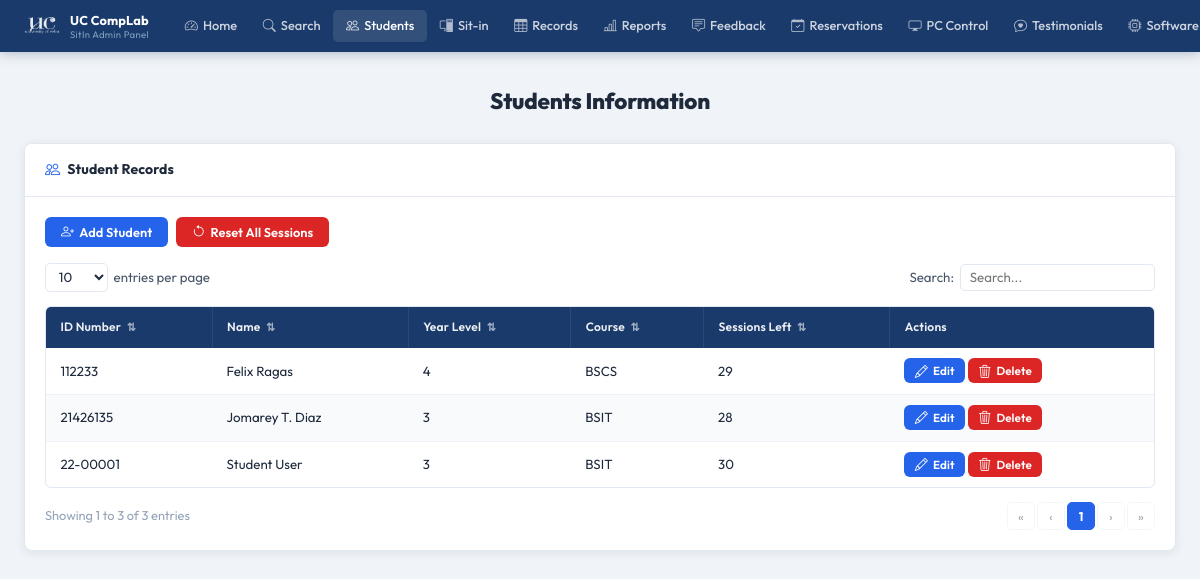
Before: /pages/admin/students.php (signed in) with the older database file.
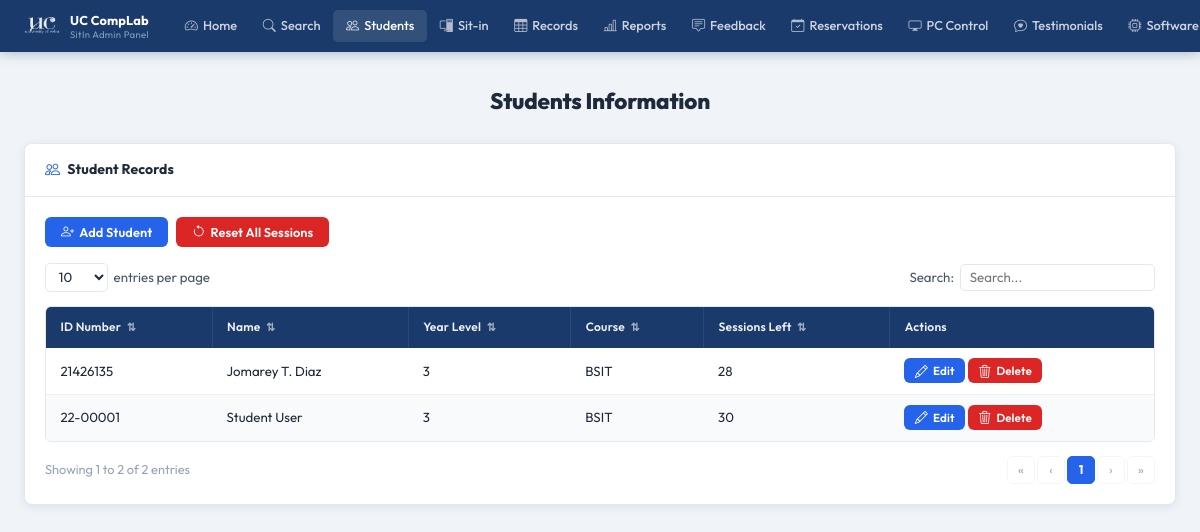
After: the same page with the newer database file.
### tables this page shows
CREATE TABLE users (
            id                 INTEGER PRIMARY KEY AUTOINCREMENT,
            first_name         TEXT    NOT NULL,
            last_name          TEXT    NOT NULL,
            middle_name        TEXT,
            student_id         TEXT    UNIQUE NOT NULL,
            course             TEXT    NOT NULL,
            course_level       INTEGER NOT NULL,
            email              TEXT    UNIQUE NOT NULL,
            address            TEXT    NOT NULL,
            password           TEXT    NOT NULL,
            remaining_sessions INTEGER DEFAULT 30,
            created_at         DATETIME DEFAULT CURRENT_TIMESTAMP
        , profile_picture TEXT, points INTEGER DEFAULT 0);

### pages/admin/students.php (the view, shortened to what this page needs)
<?php
$base = '../../';
$db = getDB();
$search = trim($_GET['q'] ?? '');
if ($search) {
    $s = $db->prepare("
        SELECT * FROM users
        WHERE first_name LIKE ? OR last_name LIKE ? OR student_id LIKE ? OR course LIKE ? OR email LIKE ?
        ORDER BY student_id ASC
    ");
    $s->execute(array_fill(0, 5, "%{$search}%"));
} else {
    $s = $db->query("SELECT * FROM users ORDER BY student_id ASC");
}
$students = $s->fetchAll();
?>
<!DOCTYPE html>
<html lang="en">
<head>
  <link rel="stylesheet" href="<?= $base ?>assets/css/admin.css"/>
  <link rel="stylesheet" href="https://cdn.jsdelivr.net/npm/bootstrap-icons@1.11.3/font/bootstrap-icons.css"/>
</head>
<body>
<?php require_once __DIR__ . '/../../includes/admin-navbar.php'; ?>
<div class="admin-page">
  <div class="admin-inner">
    <h1 class="a-page-title">Students Information</h1>
    <div class="a-card">
      <div class="a-card-header">
        <i class="bi bi-people"></i> Student Records
      </div>
      <div class="a-card-body">
        <div style="display:flex; gap:0.5rem; margin-bottom:1rem; flex-wrap:wrap;">
          <button class="a-btn a-btn-primary" data-open-modal="addStudentModal">
            <i class="bi bi-person-plus"></i> Add Student
          </button>
          <form method="POST" style="display:inline;"
                onsubmit="return confirm('Reset ALL students to 30 sessions?')">
            <button type="submit" class="a-btn a-btn-red">
              <i class="bi bi-arrow-counterclockwise"></i> Reset All Sessions
            </button>
          </form>
        </div>
        <div class="a-table-controls">
          <div class="a-entries-wrap">
            <select id="stuSelect" class="a-entries-select">
              <option>10</option><option>25</option><option>50</option><option>100</option>
            </select>
            <span>entries per page</span>
          </div>
          <div class="a-search-wrap">
            <label>Search:</label>
            <input type="text" id="stuSearch" class="a-search-box"
                   value="<?= htmlspecialchars($search) ?>" placeholder="Search..." />
          </div>
        </div>
        <div class="a-table-wrap">
          <table class="a-table" id="stuTable">
            <thead>
              <tr>
                <th class="a-sortable" data-col="0">ID Number <span class="a-sort-icon">⇅</span></th>
                <th class="a-sortable" data-col="1">Name <span class="a-sort-icon">⇅</span></th>
                <th class="a-sortable" data-col="2">Year Level <span class="a-sort-icon">⇅</span></th>
                <th class="a-sortable" data-col="3">Course <span class="a-sort-icon">⇅</span></th>
                <th class="a-sortable" data-col="4">Sessions Left <span class="a-sort-icon">⇅</span></th>
                <th>Actions</th>
              </tr>
            </thead>
            <tbody id="stuBody">
              <?php if (empty($students)): ?>
                <tr class="a-table-empty"><td colspan="6">No students found.</td></tr>
              <?php else: ?>
                <?php foreach ($students as $s): ?>
                  <tr class="a-data-row">
                    <td><?= htmlspecialchars($s['student_id']) ?></td>
                    <td><?= htmlspecialchars(
                          $s['first_name'] . ' ' .
                          ($s['middle_name'] ? $s['middle_name'][0] . '. ' : '') .
                          $s['last_name']
                        ) ?></td>
                    <td><?= (int)$s['course_level'] ?></td>
                    <td><?= htmlspecialchars($s['course']) ?></td>
                    <td><?= (int)($s['remaining_sessions'] ?? 30) ?></td>
                    <td>
                      <button class="a-btn a-btn-primary a-btn-sm"
                              onclick="openEdit(<?= htmlspecialchars(json_encode($s)) ?>)">
                        <i class="bi bi-pencil"></i> Edit
                      </button>
                      <form method="POST" style="display:inline;"
                            onsubmit="return confirm('Delete this student?')">
                        <button type="submit" class="a-btn a-btn-red a-btn-sm">
                          <i class="bi bi-trash3"></i> Delete
                        </button>
                      </form>
                    </td>
                  </tr>
                <?php endforeach; ?>
              <?php endif; ?>
            </tbody>
          </table>
        </div>
        <div class="a-table-footer">
          <div class="a-table-info" id="stuInfo"></div>
          <div class="a-pagination"  id="stuPag"></div>
        </div>
      </div>
    </div>
  </div>
</div>
</body>
</html>

Changed rows visible on the page:
removed users: student "112233", first_name+middle_name+last_name "Felix Ragas", course_level "4", course "BSCS", remaining_sessions "29"
Other visible differences:
text written by a page script: "Showing 1 to 3 of 3 entries" → "Showing 1 to 2 of 2 entries"
